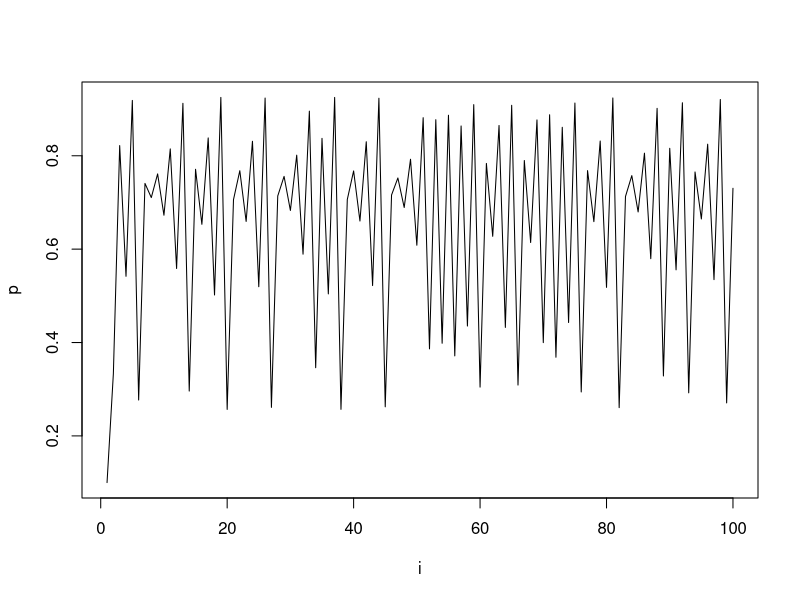

Source code (R):
n <- 100;p <- rep(NA,n); p[1] <- 0.1
for (i in 2:n) p[i] <- 3.7 * p[i-1] * (1 - p[i-1])
plot(1:n,p,type="l",xlab="i")

# use break to break out of loop
